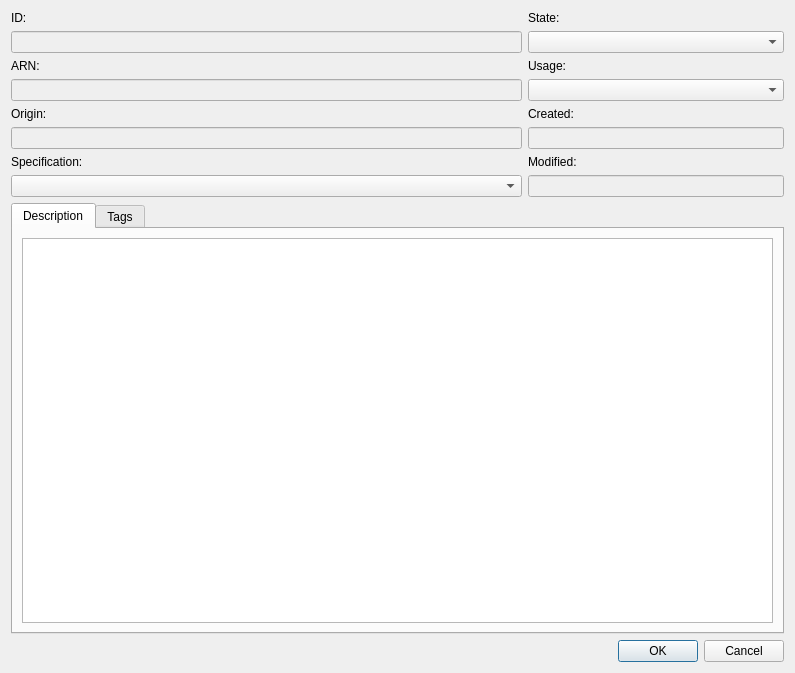
<?xml version="1.0" encoding="UTF-8"?>
<ui version="4.0">
 <class>KMSKeyDialog</class>
 <widget class="QDialog" name="KMSKeyDialog">
  <property name="geometry">
   <rect>
    <x>0</x>
    <y>0</y>
    <width>795</width>
    <height>673</height>
   </rect>
  </property>
  <property name="windowTitle">
   <string>KMS Key DIalog</string>
  </property>
  <layout class="QVBoxLayout" name="verticalLayout">
   <item>
    <layout class="QGridLayout" name="gridLayout" columnstretch="2,1">
     <item row="1" column="0">
      <widget class="QLineEdit" name="idEdit">
       <property name="enabled">
        <bool>false</bool>
       </property>
      </widget>
     </item>
     <item row="6" column="0">
      <widget class="QLabel" name="specificationLabel">
       <property name="text">
        <string>Specification:</string>
       </property>
      </widget>
     </item>
     <item row="0" column="0">
      <widget class="QLabel" name="idLabel">
       <property name="text">
        <string>ID:</string>
       </property>
      </widget>
     </item>
     <item row="3" column="0">
      <widget class="QLineEdit" name="arnEdit">
       <property name="enabled">
        <bool>false</bool>
       </property>
      </widget>
     </item>
     <item row="4" column="0">
      <widget class="QLabel" name="originLabel">
       <property name="text">
        <string>Origin:</string>
       </property>
      </widget>
     </item>
     <item row="5" column="0">
      <widget class="QLineEdit" name="originEdit">
       <property name="enabled">
        <bool>false</bool>
       </property>
      </widget>
     </item>
     <item row="2" column="0">
      <widget class="QLabel" name="arnLabel">
       <property name="text">
        <string>ARN:</string>
       </property>
      </widget>
     </item>
     <item row="0" column="1">
      <widget class="QLabel" name="stateLabel">
       <property name="text">
        <string>State:</string>
       </property>
      </widget>
     </item>
     <item row="2" column="1">
      <widget class="QLabel" name="usageLabel">
       <property name="text">
        <string>Usage:</string>
       </property>
      </widget>
     </item>
     <item row="4" column="1">
      <widget class="QLabel" name="createdLabel">
       <property name="text">
        <string>Created:</string>
       </property>
      </widget>
     </item>
     <item row="5" column="1">
      <widget class="QLineEdit" name="createdEdit">
       <property name="enabled">
        <bool>false</bool>
       </property>
      </widget>
     </item>
     <item row="6" column="1">
      <widget class="QLabel" name="modifiedLabel">
       <property name="text">
        <string>Modified:</string>
       </property>
      </widget>
     </item>
     <item row="7" column="1">
      <widget class="QLineEdit" name="modifiedEdit">
       <property name="enabled">
        <bool>false</bool>
       </property>
      </widget>
     </item>
     <item row="7" column="0">
      <widget class="QComboBox" name="keySpecCombo"/>
     </item>
     <item row="1" column="1">
      <widget class="QComboBox" name="keyStateCombo"/>
     </item>
     <item row="3" column="1">
      <widget class="QComboBox" name="keyUsageCombo"/>
     </item>
    </layout>
   </item>
   <item>
    <widget class="QTabWidget" name="tabWidget">
     <property name="currentIndex">
      <number>0</number>
     </property>
     <widget class="QWidget" name="descriptionTab">
      <attribute name="title">
       <string>Description</string>
      </attribute>
      <layout class="QVBoxLayout" name="verticalLayout_2">
       <item>
        <widget class="QTextEdit" name="descriptionEdit"/>
       </item>
      </layout>
     </widget>
     <widget class="QWidget" name="tagsTab">
      <attribute name="title">
       <string>Tags</string>
      </attribute>
     </widget>
    </widget>
   </item>
   <item>
    <widget class="QDialogButtonBox" name="buttonBox">
     <property name="standardButtons">
      <set>QDialogButtonBox::StandardButton::Cancel|QDialogButtonBox::StandardButton::Ok</set>
     </property>
    </widget>
   </item>
  </layout>
 </widget>
 <tabstops>
  <tabstop>idEdit</tabstop>
  <tabstop>arnEdit</tabstop>
  <tabstop>originEdit</tabstop>
  <tabstop>keySpecCombo</tabstop>
  <tabstop>keyStateCombo</tabstop>
  <tabstop>keyUsageCombo</tabstop>
  <tabstop>modifiedEdit</tabstop>
  <tabstop>createdEdit</tabstop>
 </tabstops>
 <resources/>
 <connections/>
</ui>
